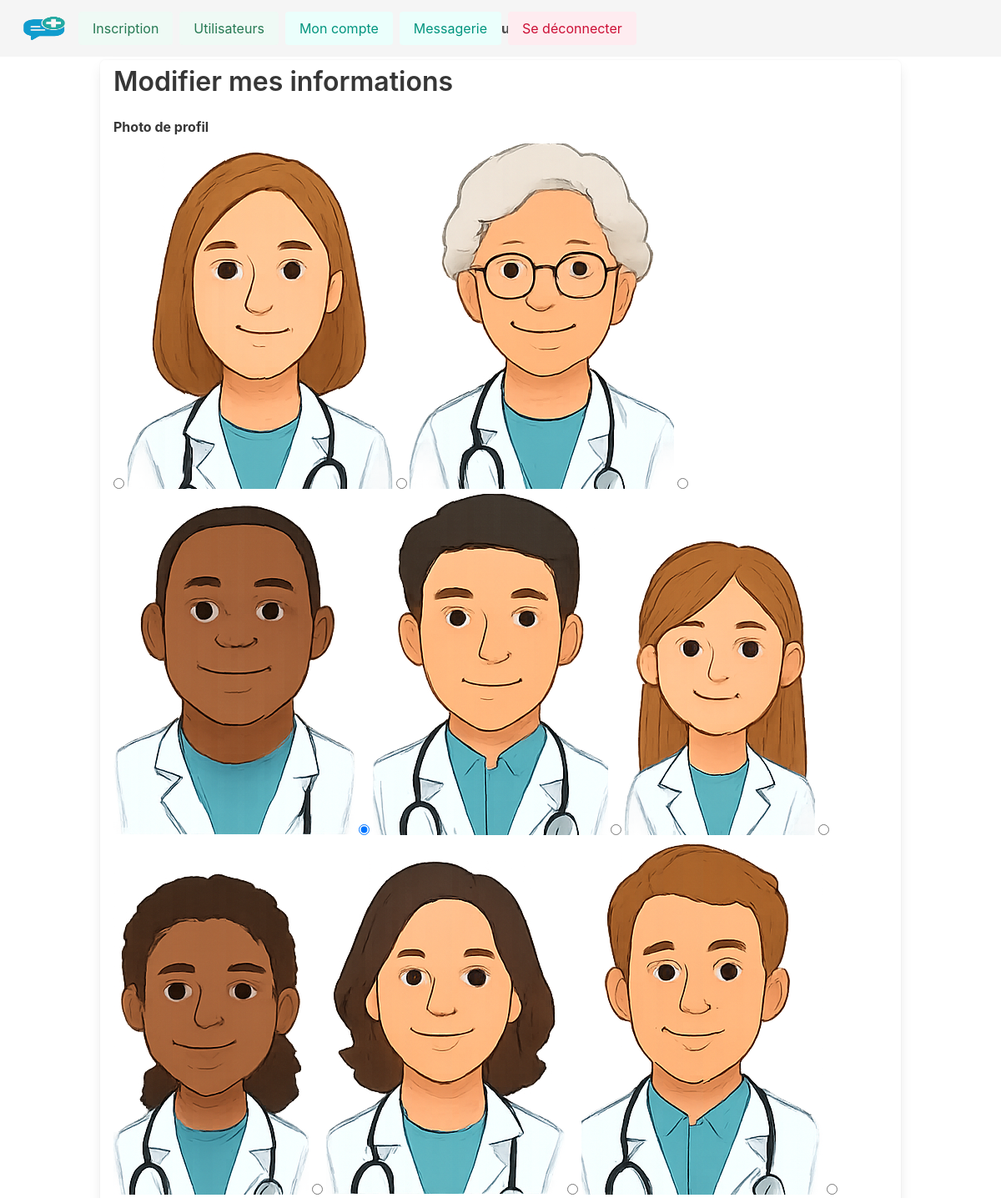
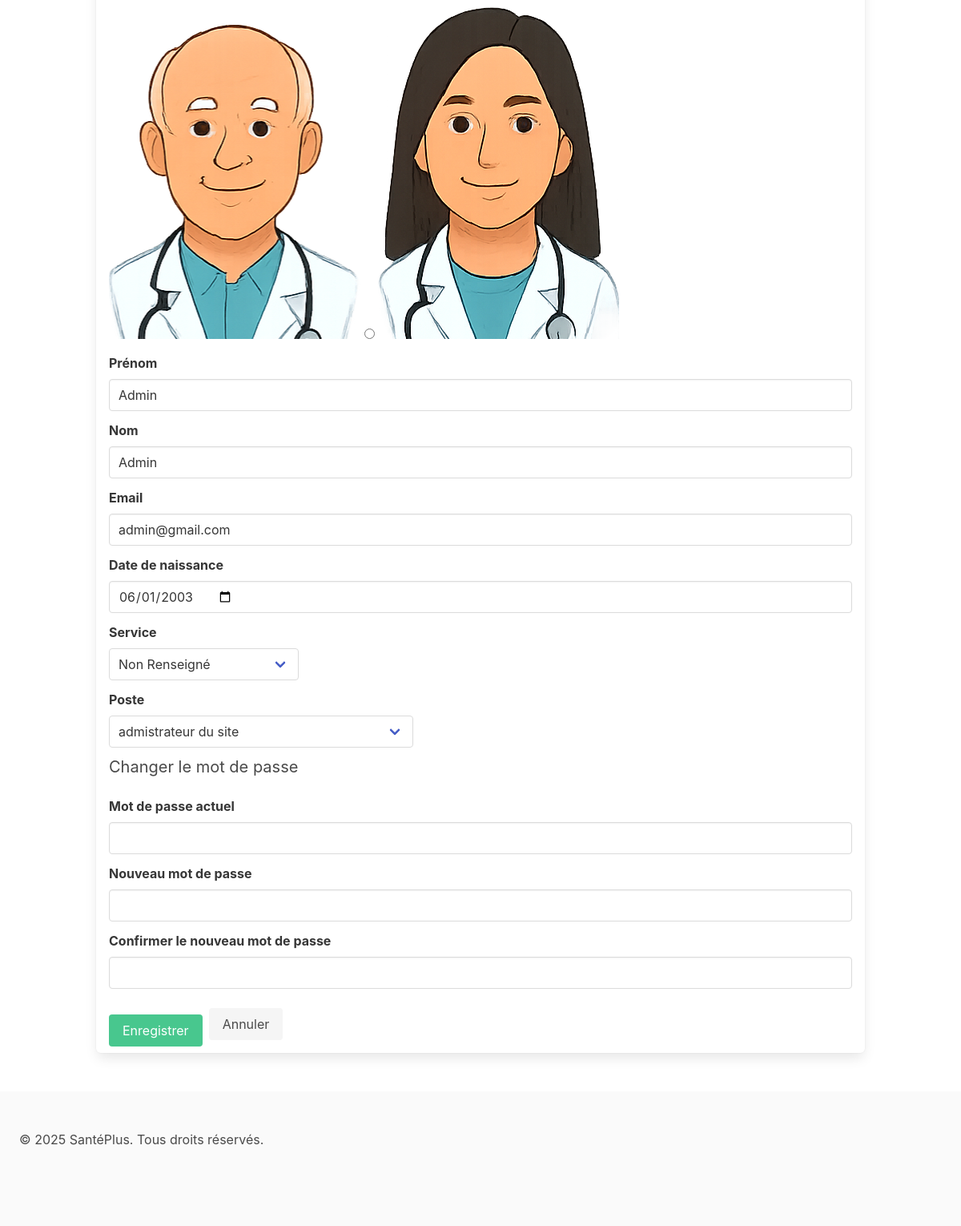
/site/pages/edit_account.php (signed in), run on the app's committed database (2 pictures, top to bottom).
### tables this page shows
CREATE TABLE IF NOT EXISTS `medical_staff` (
  `ID` int NOT NULL AUTO_INCREMENT,
  `email` varchar(50) NOT NULL,
  `password` varchar(200) NOT NULL,
  `username` varchar(50) DEFAULT NULL,
  `first_name` varchar(30) NOT NULL,
  `last_name` varchar(30) NOT NULL,
  `birth_date` date DEFAULT NULL,
  `leaving_date` timestamp NULL DEFAULT NULL,
  `hiring_date` date DEFAULT NULL,
  `service` int DEFAULT '0',
  `job` int DEFAULT '0',
  `profile_pic` varchar(80) DEFAULT '../src/img/profile_pics/default.png',
  `is_suspended` int DEFAULT '0',
  PRIMARY KEY (`ID`) USING BTREE,
  KEY `fk_staff_service` (`service`),
  KEY `fk_staff_job` (`job`),
  CONSTRAINT `fk_staff_job` FOREIGN KEY (`job`) REFERENCES `job` (`ID`),
  CONSTRAINT `fk_staff_service` FOREIGN KEY (`service`) REFERENCES `service` (`ID`)
);

### site/pages/edit_account.php (the view, shortened to what this page needs)
<?php
include_once './config.php';
$user_id = $_SESSION['ID'];
$user_type = $_SESSION['user_type'];
if ($user_type === 'patient') {
    $sql = "SELECT * FROM patient WHERE ID = ?";
} elseif ($user_type === 'medical_staff') {
    $sql = "SELECT * FROM medical_staff WHERE ID = ?";
} else {
    die("Type d'utilisateur inconnu.");
}
$stmt = $pdo->prepare($sql);
$stmt->execute([$user_id]);
$user = $stmt->fetch(PDO::FETCH_ASSOC);
?>
<!DOCTYPE html>
<html lang="fr">
<head>
    <link rel="stylesheet" href="https://cdnjs.cloudflare.com/ajax/libs/font-awesome/6.5.2/css/all.min.css">
</head>
<body>
<section class="section">
    <div class="container">
        <div class="box">
            <h1 class="title">Modifier mes informations</h1>
            <form method="POST">
                <div class="field">
                    <label class="label">Photo de profil</label>
                    <div class="avatar-grid">
                        <?php for ($i = 1; $i <= 10; $i++):
                            $img = "../src/img/profile_pics/Staff_$i.png";
                            $checked = ($user['profile_pic'] === $img) ? 'checked' : '';
                        ?>
                        <label class="avatar-option">
                            <input type="radio" name="profile_pic" value="<?= $img ?>" <?= $checked ?>>
                            <img src="<?= $img ?>" alt="Avatar <?= $i ?>">
                        </label>
                        <?php endfor; ?>
                    </div>
                </div>
                <div class="field">
                    <label class="label">Prénom</label>
                    <input class="input" type="text" name="first_name" value="<?= htmlspecialchars($user['first_name']) ?>" required>
                </div>
                <div class="field">
                    <label class="label">Nom</label>
                    <input class="input" type="text" name="last_name" value="<?= htmlspecialchars($user['last_name']) ?>" required>
                </div>
                <div class="field">
                    <label class="label">Email</label>
                    <input class="input" type="email" name="email" value="<?= htmlspecialchars($user['email']) ?>" required>
                </div>
                <div class="field">
                    <label class="label">Date de naissance</label>
                    <input class="input" type="date" name="birth_date" value="<?= htmlspecialchars($user['birth_date']) ?>" required>
                </div>
                <div class="field">
                    <label class="label">Service</label>
                    <div class="select">
                        <select name="service" required>
                            <?php
                            $service_sql = "SELECT * FROM service";
                            $service_stmt = $pdo->query($service_sql);
                            while ($service = $service_stmt->fetch(PDO::FETCH_ASSOC)) {
                                $selected = ($service['ID'] == $user['service']) ? 'selected' : '';
                                echo "<option value=\"{$service['ID']}\" {$selected}>{$service['libelle']}</option>";
                            }
                            ?>
                        </select>
                    </div>
                </div>
                <div class="field">
                    <label class="label">Poste</label>
                    <div class="select">
                        <select name="job" required>
                            <?php
                            $job_sql = "SELECT * FROM job";
                            $job_stmt = $pdo->query($job_sql);
                            while ($job = $job_stmt->fetch(PDO::FETCH_ASSOC)) {
                                $selected = ($job['ID'] == $user['job']) ? 'selected' : '';
                                echo "<option value=\"{$job['ID']}\" {$selected}>{$job['libelle']}</option>";
                            }
                            ?>
                        </select>
                    </div>
                </div>
                <h2 class="subtitle">Changer le mot de passe</h2>
                <div class="field">
                    <label class="label">Mot de passe actuel</label>
                    <input class="input" type="password" name="current_password" pattern="^(?=.*[a-z])(?=.*[A-Z])(?=.*\d)(?=.*[^A-Za-z\d])[\s\S]{12,}$">
                </div>
                <div class="field">
                    <label class="label">Nouveau mot de passe</label>
                    <input class="input" type="password" name="new_password" pattern="^(?=.*[a-z])(?=.*[A-Z])(?=.*\d)(?=.*[^A-Za-z\d])[\s\S]{12,}$">
                </div>
                <div class="field">
                    <label class="label">Confirmer le nouveau mot de passe</label>
                    <input class="input" type="password" name="confirm_password" pattern="^(?=.*[a-z])(?=.*[A-Z])(?=.*\d)(?=.*[^A-Za-z\d])[\s\S]{12,}$">
                </div>
                <div class="buttons mt-4">
                    <button class="button is-success" type="submit">Enregistrer</button>
                    <a href="account.php" class="button is-light">Annuler</a>
                </div>
            </form>
        </div>
    </div>
</section>
</body>
<footer class="footer">
    <div>
        <p>© 2025 <?php echo $site->siteName() ?>. Tous droits réservés.</p>
    </div>
</footer>
</html>

### site/src/css/styles.css (style rules this page uses)
.card, .box, .conversation-card { padding: 0.5rem 1rem; }
.field { margin-bottom: 1.5rem; }
select { max-width: 100%; }
button { margin-top: 1rem; }
label { font-weight: bold; margin-bottom: 0.5rem; }

### data on the page
medical_staff: first_name "Admin", last_name "Admin", email "admin@gmail.com", birth_date "06/01/2003"

### other printed values
$site->siteName() "SantéPlus"
form field service "Non Renseigné"
form field job "admistrateur du site"
